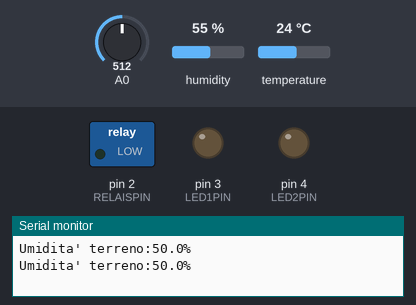
Recording of a sketch running on a simulated Arduino Uno, built with avr-gcc and run on an emulated ATmega328P. On the bench: switched loads named in the sketch (green lamp = pin HIGH), output pins drawn as LEDs (lit = HIGH), the last lines printed to the serial monitor. The test bench sets the inputs (shaded band); at power-on: A0 = 512, humidity 55 %, temperature 24 °C.

Above: at 4.8 s.
4.9 s: A0 set to 314
11.5 s: A0 set to 289
At 12.5 s:
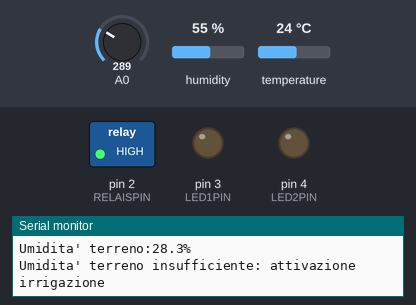
Timing chart, 0 to 14.5 s (numbered marks = the images above; inputs shaded):
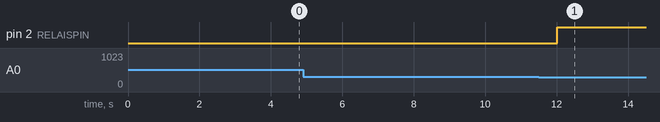

Measured:
- the behaviour switches between 307 and 306 on A0 (found by bisection; images 0 and 1)
- after the input at 11.5 s, pin 2 (RELAISPIN): LOW → HIGH after 0.52 s

The sketch:

SerraSmart.ino
```cpp
//importazione librerie
#include <DHT.h>
#define RELAISPIN 2
#define DHTPIN 6
#define DHTTYPE DHT11 //impostazione parametri libreria per il dht
#define LED1PIN 3
#define LED2PIN 4
DHT dht(DHTPIN, DHTTYPE);

//dichiarazione variabili
unsigned long prevUmid = 0;    //Memoria tempo umidita' suolo
unsigned long prevDht = 0;     //Memoria tempo DHT
unsigned long waitStampa = 0;   //Memoria per timer stampa
unsigned long startMotore = 0;  //Memoria inizio movimento finestra

bool finestra = false;
bool irrigazione = false;
bool inMovimento = false;       //Indica se la finestra sta aprendo/chiudendo

//setting interfacce
void setup(){
  Serial.begin(9600);
  dht.begin();
  pinMode(RELAISPIN, OUTPUT);
  pinMode(LED1PIN, OUTPUT);
  pinMode(LED2PIN, OUTPUT);

  digitalWrite(RELAISPIN, LOW);
  digitalWrite(LED1PIN, LOW);
  digitalWrite(LED2PIN, LOW);
}

//ciclo principale
void loop(){
  // Controllo fine corsa motore (spegne i LED dopo 5 secondi)
  gestisciMovimento();

  /*acquisizione umidita' terreno e check irrigazione*/
  if ( tempo(prevUmid, 2000) == true ) {
    float terreno = umiditaTerreno();
    Serial.print("Umidita' terreno:");
    Serial.print(terreno, 1);
    Serial.print("% \n");
    checkUmid(terreno, irrigazione);
  }

  /*lettura dht*/
  if ( tempo(prevDht, 1000) == true){
    float h = dht.readHumidity();
    float t = dht.readTemperature();
    risultati(t, h, 10000); //Stampa ogni 10 sec temperatura e umidita' della serra

    /*Check per apertura/chiusura finestra (solo se il motore e' fermo)*/
    if (t > 30.0 && h > 70.0 && finestra == false && inMovimento == false){
      apriFinestra();
    } else if (t < 27.0 && h < 65.0 && finestra == true && inMovimento == false){
      chiudiFinestra();
    }
  }
}

/*FUNZIONI*/
bool tempo(unsigned long &tPrecedente, unsigned long interv){
  if (millis() - tPrecedente >= interv){
    tPrecedente = millis();
    return true;
  } else return false;
}

float umiditaTerreno(){
  float voltage = analogRead(A0);
  voltage = (voltage / 1023.0 * 100.0);
  return voltage;
}

void checkUmid(float &terreno, bool &irrigazione){
  if (terreno <= 30.0 && irrigazione == false){
    Serial.print("Umidita' terreno insufficiente: attivazione irrigazione \n");
    digitalWrite(RELAISPIN, HIGH);
    irrigazione = true;
  } else if (terreno >= 70.0 && irrigazione == true){
    Serial.print("Umidita' terreno sufficiente: disattivazione irrigazione \n");
    digitalWrite(RELAISPIN, LOW);
    irrigazione = false;
  }
}

void risultati(float &temperature, float &humidity, unsigned long waiting){
  if (tempo(waitStampa, waiting) == true) {
    Serial.print("Temperatura: ");
    Serial.print(temperature, 1);
    Serial.print("*C |");
    Serial.print(" Umidita': ");
    Serial.print(humidity, 1);
    Serial.print("% \n");
  }
}

void apriFinestra(){
  Serial.print("Temperatura e Umidita' fuori range. \n");
  Serial.print("Apertura finestra in corso... \n");
  digitalWrite(LED1PIN, LOW);   // Assicura spento il verso opposto
  digitalWrite(LED2PIN, HIGH);  // Accende il comando apertura
  startMotore = millis();       // Salva il timestamp di partenza
  inMovimento = true;
}

void chiudiFinestra(){
  Serial.print("Temperatura e Umidita' in range. \n");
  Serial.print("Chiusura finestra in corso... \n");
  digitalWrite(LED2PIN, LOW);   // Assicura spento il verso opposto
  digitalWrite(LED1PIN, HIGH);  // Accende il comando chiusura
  startMotore = millis();       // Salva il timestamp di partenza
  inMovimento = true;
}

void gestisciMovimento(){
  // Quando sono passati 5000 ms dall'inizio del comando
  if (inMovimento && (millis() - startMotore >= 5000)) {
    digitalWrite(LED1PIN, LOW); // Spegne motore chiusura
    digitalWrite(LED2PIN, LOW); // Spegne motore apertura
    inMovimento = false;        // Movimento completato

    // Aggiorna lo stato logico della finestra
    if (finestra == false) {
      finestra = true;
      Serial.print("Finestra aperta. \n");
    } else {
      finestra = false;
      Serial.print("Finestra Chiusa. \n");
    }
  }
}
```
